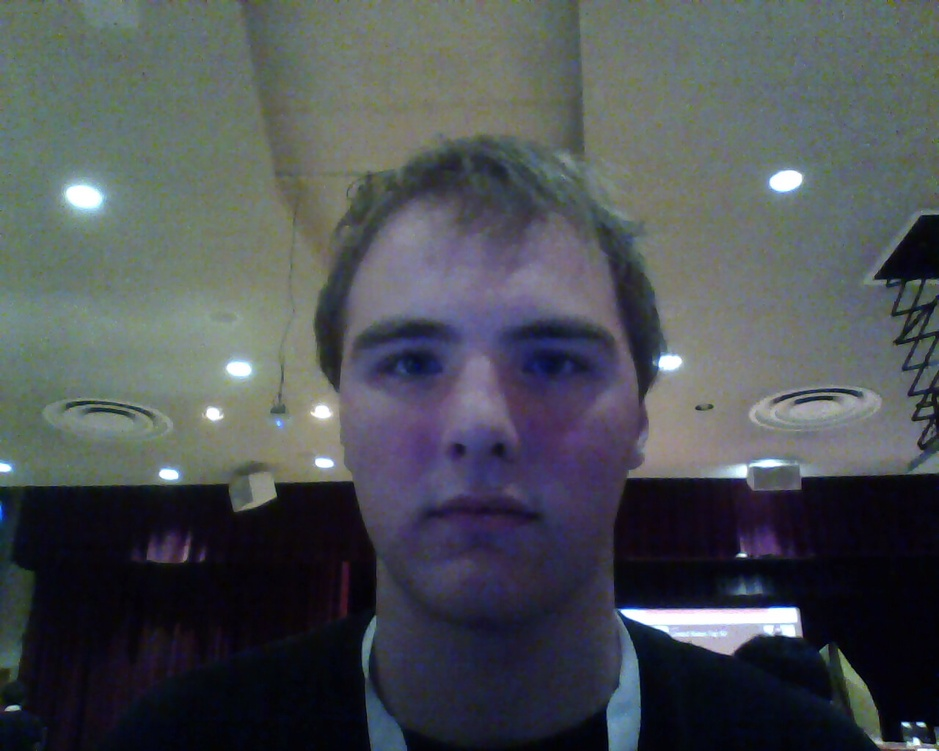
#> input picture pythonfiles/picture.jpg, 939 x 751 px, shrunk from 1280 x 1024 before the run
$ python '.~c9_invoke_tchR2S.py'   (Python 2 division)   (older library calls are emulated)
#> lines starting #> are read from the running program, lines starting #| are printed output that depends on the picture
#!/usr/bin/python
import cv2
import os,sys

def getFace(imgPath, cPath):
#> called with imgPath = './picture.jpg', cPath = './faceclassifier.xml'
    image = cv2.imread(imgPath)
#> image is the input picture: shape (751, 939, 3); mean B, G, R 84.6, 80.4, 76.3
    # Create the haar cascade
    faceCascade = cv2.CascadeClassifier(cPath)
    # Read the image
    gray = cv2.cvtColor(image, cv2.COLOR_BGR2GRAY)
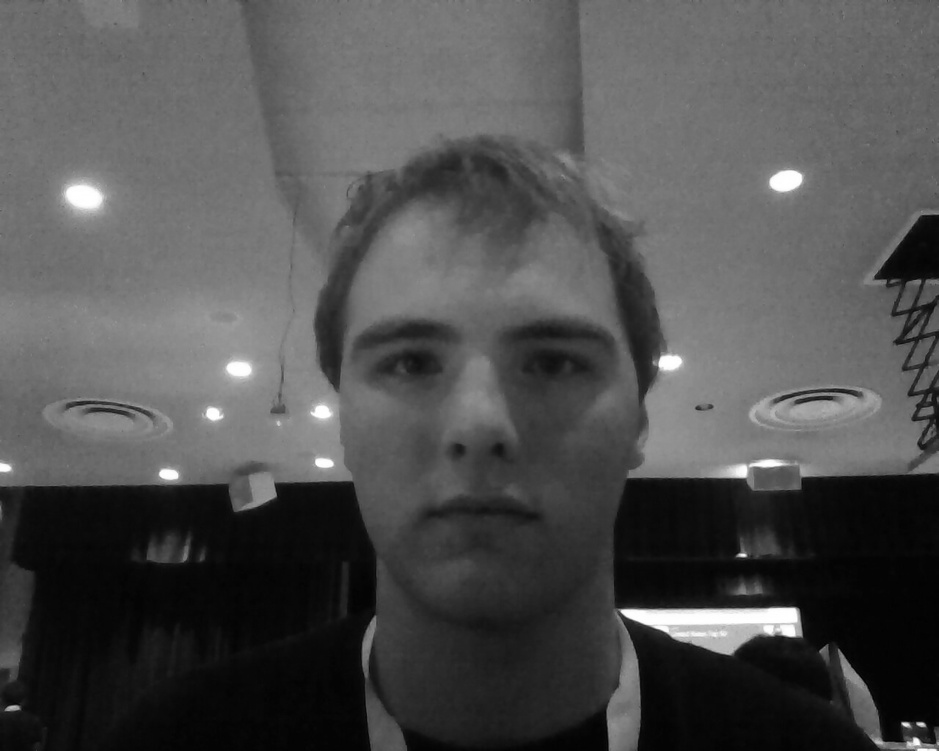
#> gray: shape (751, 939); min 0, max 255, mean 79.7
    # Detect faces in the image
    faces = faceCascade.detectMultiScale(gray, scaleFactor=1.1, minNeighbors=5, minSize=(30, 30), flags = cv2.cv.CV_HAAR_SCALE_IMAGE)
#> faces = [[295, 214, 375, 375]]
    area = [0, 0]
    for i in faces:
        if i[2]*i[3] > area[1]:
            area[1] = i[2]*i[3]
            area[0] = i
#> this loop made 1 pass
#> after the loop, area = [[295, 214, 375, 375], 140625]
    return area[0]
def getEyes(imgPath, cPath, face):
    image = cv2.imread(imgPath)
    # Create the haar cascade
    eyeCascade = cv2.CascadeClassifier('eyeclassifier.xml')
    # Read the image
    gray = cv2.cvtColor(image, cv2.COLOR_BGR2GRAY)
    roi = gray[face[1]:face[1]+face[3], face[0]:face[0]+face[2]]
    # Detect faces in the image
    teyes = eyeCascade.detectMultiScale(roi)
    #teyes = teyes[0:2]
    return teyes
def getNose(imgPath, cPath, face):
    image = cv2.imread(imgPath)

    # Create the haar cascade
    noseCascade = cv2.CascadeClassifier(cPath)
    # Read the image
    gray = cv2.cvtColor(image, cv2.COLOR_BGR2GRAY)
    roi = gray[face[1]:face[1]+face[3], face[0]:face[0]+face[2]]
    # Detect faces in the image
    tnose = noseCascade.detectMultiScale(roi)
    return tnose

def findCenter(array):
    centers = []
    for i in array:
        x = int(i[0] + (.5)*(i[2]))
        y = int(i[1] + (.5)*(i[3]))
        centers.append([x,y])
    return centers
#finds the center between eyes. this is the bridge of nose position

def findBridge(center_eyes):
    bridge_x = center_eyes
faces = getFace("./picture.jpg", "./faceclassifier.xml")
#> faces = [295, 214, 375, 375]
eyes = getEyes("./picture.jpg", "./eyeclassifier.xml", faces)
#> in getEyes, `roi = gray[face[1]:face[1]+face[3], face[0]:face[0]+face[2]]`:
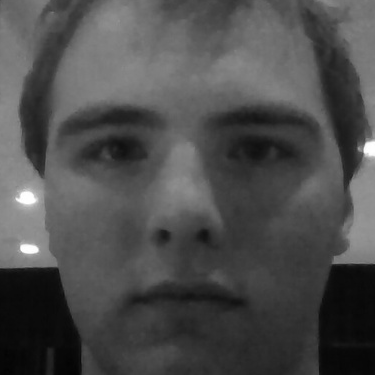
#> roi: shape (375, 375); min 3, max 255, mean 76.8
#> in getEyes, `teyes = eyeCascade.detectMultiScale(roi)`: teyes = [[75, 117, 70, 70], [225, 120, 64, 64], [138, 217, 44, 44]]
#> eyes has the same summary as teyes in getEyes
nose = getNose("./picture.jpg", "./noseclassifier.xml", faces)
#> in getNose, `tnose = noseCascade.detectMultiScale(roi)`: tnose = [[196, 273, 29, 17], [104, 255, 96, 58], [99, 175, 144, 87], [170, 60, 132, 80]]
#> nose has the same summary as tnose in getNose
image = open("./picture.jpg")
center_eyes = findCenter(eyes)
#> the loop in findCenter, `for i in array:` made 3 passes
#> (i, x, y) on passes 1 to 3: ([75, 117, 70, 70], 110, 152), ([225, 120, 64, 64], 257, 152), ([138, 217, 44, 44], 160, 239)
#> after the loop in findCenter, `for i in array:`: centers = [[110, 152], [257, 152], [160, 239]]
#> center_eyes = [[110, 152], [257, 152], [160, 239]]
facex = faces[0]
#> facex = 295
facey = faces[1]
#> facey = 214
facew = faces[2]
#> facew = 375
faceh = faces[3]
#> faceh = 375

# [4 lines of commented-out code are left out]
print "Faces:\n%s\nEyes:\n%s\nCenter Eyes:\n%s\nNose:\n%s\n"%(faces, eyes, center_eyes, nose)
#| Faces:
#| [295 214 375 375]
#| Eyes:
#| [[ 75 117  70  70]
#|  [225 120  64  64]
#|  [138 217  44  44]]
#| Center Eyes:
#| [[110, 152], [257, 152], [160, 239]]
#| Nose:
#| [[196 273  29  17]
#|  [104 255  96  58]
#|  [ 99 175 144  87]
#> (further printed lines are left out)

$ run again, with pythonfiles/adam1.jpg copied over pythonfiles/picture.jpg
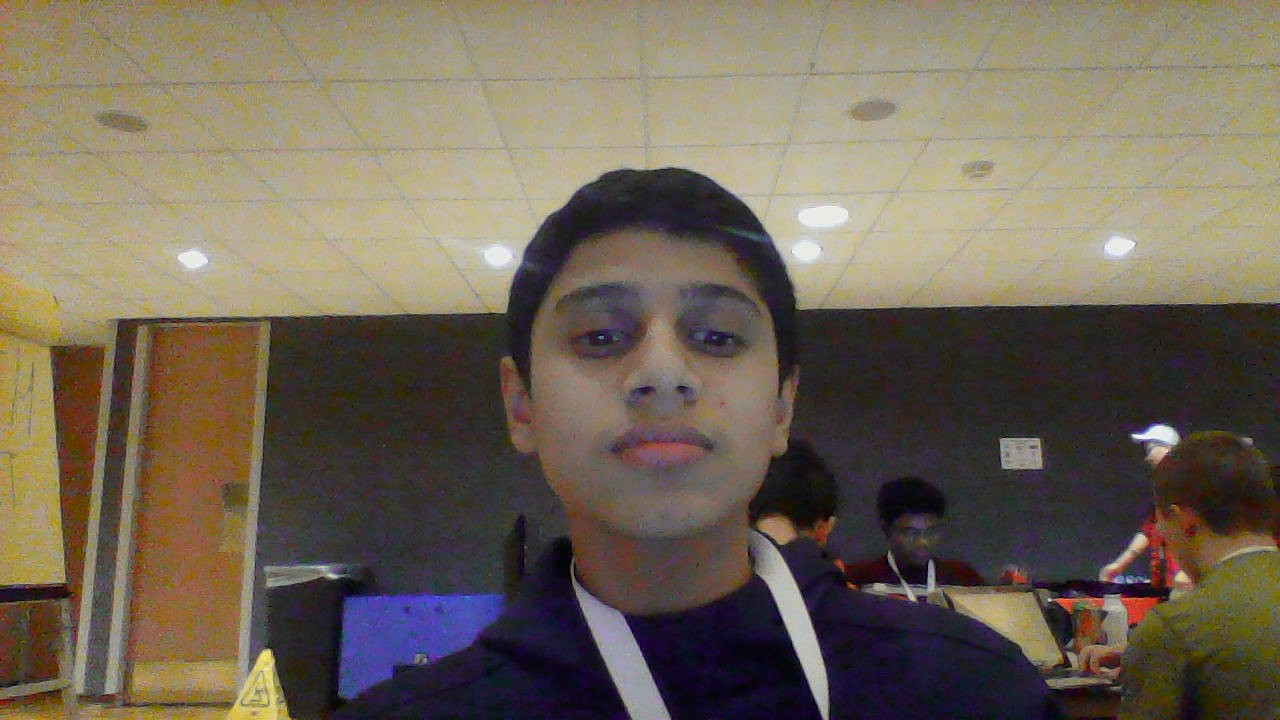
#> input picture pythonfiles/adam1.jpg, 1280 x 720 px
#> in getFace, image is the input picture: shape (720, 1280, 3); mean B, G, R 87.8, 103.2, 113.8
#> in getFace, `gray = cv2.cvtColor(image, cv2.COLOR_BGR2GRAY)`:
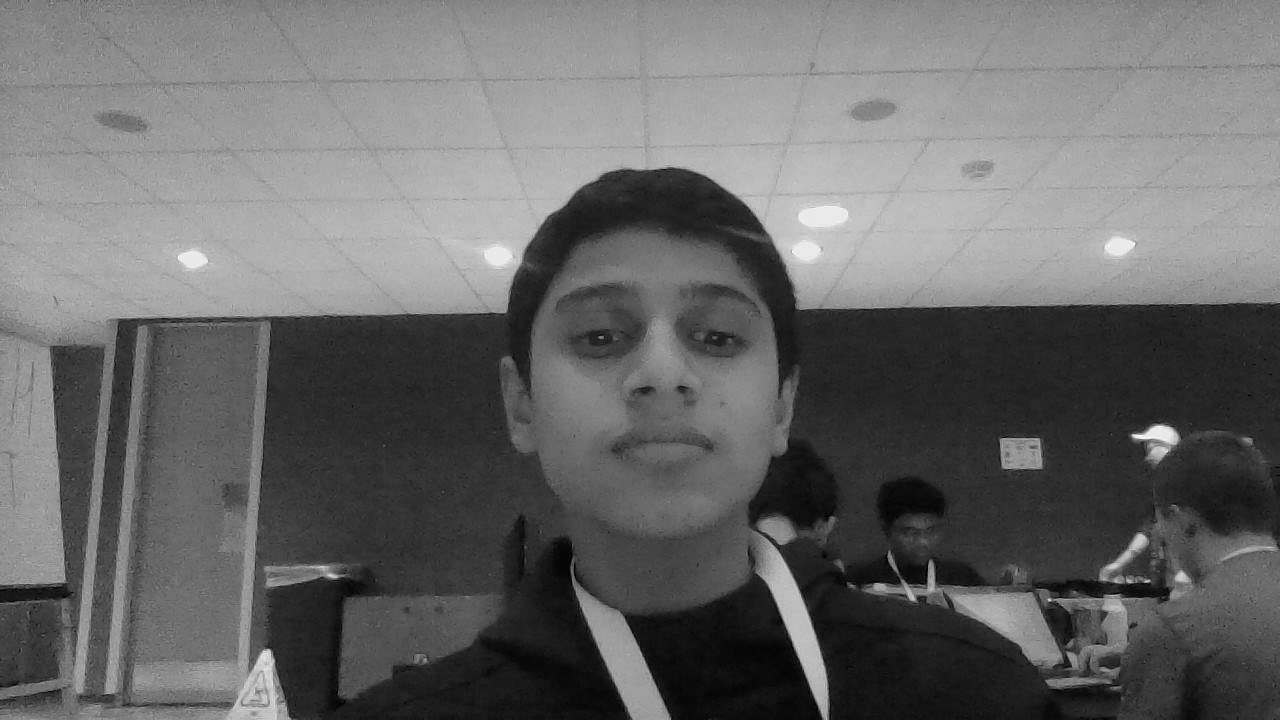
#> gray: shape (720, 1280); min 0, max 254, mean 104.6
#> in getFace, `faces = faceCascade.detectMultiScale(gray, scaleFactor=1.1, minNeighbo..`: faces = [[890, 510, 57, 57], [502, 211, 316, 316]]
#> the loop in getFace, `for i in faces:` made 2 passes
#> after the loop in getFace, `for i in faces:`: area = [[502, 211, 316, 316], 99856]
#> `faces = getFace("./picture.jpg", "./faceclassifier.xml")`: faces = [502, 211, 316, 316]
#> in getEyes, `roi = gray[face[1]:face[1]+face[3], face[0]:face[0]+face[2]]`:
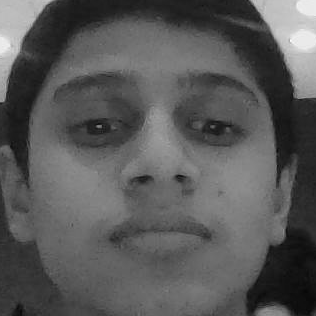
#> roi: shape (316, 316); min 7, max 254, mean 89.2
#> teyes = [[183, 99, 59, 59], [59, 93, 70, 70]]
#> tnose = [[116, 146, 84, 51]]
#> the loop in findCenter, `for i in array:` made 2 passes
#> (i, x, y) on passes 1 to 2: ([183, 99, 59, 59], 212, 128), ([59, 93, 70, 70], 94, 128)
#> after the loop in findCenter, `for i in array:`: centers = [[212, 128], [94, 128]]
#> facex = 502
#> facey = 211
#> facew = 316
#| Faces:
#| [502 211 316 316]
#| Eyes:
#| [[183  99  59  59]
#|  [ 59  93  70  70]]
#| Center Eyes:
#> (further printed lines are left out)
